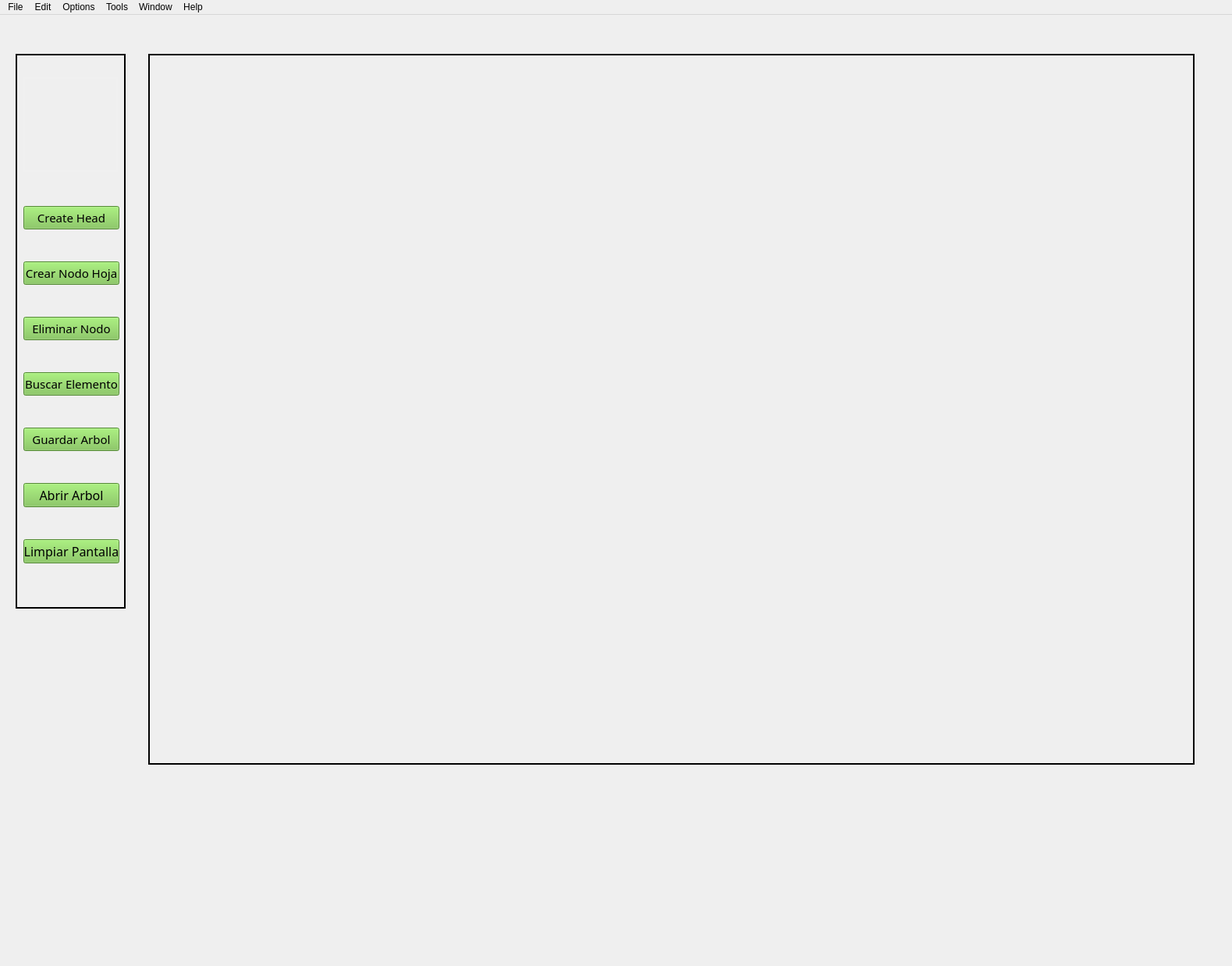
<?xml version="1.0" encoding="UTF-8"?>
<ui version="4.0">
 <class>MainWindow</class>
 <widget class="QMainWindow" name="MainWindow">
  <property name="geometry">
   <rect>
    <x>0</x>
    <y>0</y>
    <width>1579</width>
    <height>1238</height>
   </rect>
  </property>
  <property name="windowTitle">
   <string>BinaryTree</string>
  </property>
  <widget class="QWidget" name="centralwidget">
   <widget class="QWidget" name="verticalLayoutWidget_2">
    <property name="geometry">
     <rect>
      <x>180</x>
      <y>40</y>
      <width>1361</width>
      <height>931</height>
     </rect>
    </property>
    <layout class="QVBoxLayout" name="Visualizer"/>
   </widget>
   <widget class="QFrame" name="frame">
    <property name="geometry">
     <rect>
      <x>20</x>
      <y>50</y>
      <width>141</width>
      <height>711</height>
     </rect>
    </property>
    <property name="styleSheet">
     <string notr="true">QFrame{
 border: 2px solid black;
}</string>
    </property>
    <property name="frameShape">
     <enum>QFrame::StyledPanel</enum>
    </property>
    <property name="frameShadow">
     <enum>QFrame::Raised</enum>
    </property>
    <widget class="QWidget" name="verticalLayoutWidget">
     <property name="geometry">
      <rect>
       <x>10</x>
       <y>160</y>
       <width>123</width>
       <height>531</height>
      </rect>
     </property>
     <layout class="QVBoxLayout" name="Y">
      <item>
       <widget class="QPushButton" name="pushButton_3">
        <property name="font">
         <font>
          <family>Tw Cen MT Condensed Extra Bold</family>
          <pointsize>11</pointsize>
         </font>
        </property>
        <property name="styleSheet">
         <string notr="true">QPushButton {
	background-color: rgb(119, 193, 75);
}
</string>
        </property>
        <property name="text">
         <string>Create Head</string>
        </property>
       </widget>
      </item>
      <item>
       <widget class="QPushButton" name="pushButton_2">
        <property name="font">
         <font>
          <family>Tw Cen MT Condensed Extra Bold</family>
          <pointsize>11</pointsize>
         </font>
        </property>
        <property name="styleSheet">
         <string notr="true">QPushButton {
	background-color: rgb(119, 193, 75);
}
</string>
        </property>
        <property name="text">
         <string>Crear Nodo Hoja</string>
        </property>
       </widget>
      </item>
      <item>
       <widget class="QPushButton" name="pushButton_4">
        <property name="font">
         <font>
          <family>Tw Cen MT Condensed Extra Bold</family>
          <pointsize>11</pointsize>
         </font>
        </property>
        <property name="styleSheet">
         <string notr="true">QPushButton {
	background-color: rgb(119, 193, 75);
}
</string>
        </property>
        <property name="text">
         <string>Eliminar Nodo</string>
        </property>
       </widget>
      </item>
      <item>
       <widget class="QPushButton" name="pushButton">
        <property name="font">
         <font>
          <family>Tw Cen MT Condensed Extra Bold</family>
          <pointsize>11</pointsize>
         </font>
        </property>
        <property name="styleSheet">
         <string notr="true">QPushButton {
	background-color: rgb(119, 193, 75);
}
</string>
        </property>
        <property name="text">
         <string>Buscar Elemento</string>
        </property>
       </widget>
      </item>
      <item>
       <widget class="QPushButton" name="Guardar">
        <property name="font">
         <font>
          <family>Tw Cen MT Condensed Extra Bold</family>
          <pointsize>11</pointsize>
         </font>
        </property>
        <property name="styleSheet">
         <string notr="true">QPushButton {
	background-color: rgb(119, 193, 75);
}</string>
        </property>
        <property name="text">
         <string>Guardar Arbol</string>
        </property>
       </widget>
      </item>
      <item>
       <widget class="QPushButton" name="openButton">
        <property name="font">
         <font>
          <family>Tw Cen MT Condensed Extra Bold</family>
          <pointsize>12</pointsize>
         </font>
        </property>
        <property name="styleSheet">
         <string notr="true">QPushButton {
	background-color: rgb(119, 193, 75);
}</string>
        </property>
        <property name="text">
         <string>Abrir Arbol</string>
        </property>
       </widget>
      </item>
      <item>
       <widget class="QPushButton" name="limpiar">
        <property name="font">
         <font>
          <family>Tw Cen MT Condensed Extra Bold</family>
          <pointsize>12</pointsize>
         </font>
        </property>
        <property name="styleSheet">
         <string notr="true">QPushButton {
	background-color: rgb(119, 193, 75);
}</string>
        </property>
        <property name="text">
         <string>Limpiar Pantalla</string>
        </property>
       </widget>
      </item>
     </layout>
    </widget>
    <widget class="QLabel" name="label">
     <property name="geometry">
      <rect>
       <x>10</x>
       <y>30</y>
       <width>121</width>
       <height>121</height>
      </rect>
     </property>
     <property name="styleSheet">
      <string notr="true">image: url(:/otro - copia.png);
border-color: rgb(240, 240, 240);</string>
     </property>
     <property name="text">
      <string/>
     </property>
    </widget>
   </widget>
   <widget class="QFrame" name="frame_2">
    <property name="geometry">
     <rect>
      <x>190</x>
      <y>50</y>
      <width>1341</width>
      <height>911</height>
     </rect>
    </property>
    <property name="styleSheet">
     <string notr="true">QFrame{
 border: 2px solid black;
}</string>
    </property>
    <property name="frameShape">
     <enum>QFrame::StyledPanel</enum>
    </property>
    <property name="frameShadow">
     <enum>QFrame::Raised</enum>
    </property>
   </widget>
   <zorder>frame</zorder>
   <zorder>verticalLayoutWidget_2</zorder>
   <zorder>frame_2</zorder>
  </widget>
  <widget class="QMenuBar" name="menubar">
   <property name="geometry">
    <rect>
     <x>0</x>
     <y>0</y>
     <width>1579</width>
     <height>21</height>
    </rect>
   </property>
   <widget class="QMenu" name="menuFile">
    <property name="title">
     <string>File</string>
    </property>
    <addaction name="actionYEP"/>
    <addaction name="actionAbrir_Arbol"/>
   </widget>
   <widget class="QMenu" name="menuEdit">
    <property name="title">
     <string>Edit</string>
    </property>
   </widget>
   <widget class="QMenu" name="menuOptions">
    <property name="title">
     <string>Options</string>
    </property>
   </widget>
   <widget class="QMenu" name="menuTools">
    <property name="title">
     <string>Tools</string>
    </property>
    <addaction name="actionConvert_to_Binary_disorder"/>
    <addaction name="actionConvert_to_BST"/>
    <addaction name="actionConvert_to_AVL"/>
   </widget>
   <widget class="QMenu" name="menuWindow">
    <property name="title">
     <string>Window</string>
    </property>
    <addaction name="actionTwilight_Sparkle"/>
   </widget>
   <widget class="QMenu" name="menuHelp">
    <property name="title">
     <string>Help</string>
    </property>
   </widget>
   <addaction name="menuFile"/>
   <addaction name="menuEdit"/>
   <addaction name="menuOptions"/>
   <addaction name="menuTools"/>
   <addaction name="menuWindow"/>
   <addaction name="menuHelp"/>
  </widget>
  <action name="actionYEP">
   <property name="text">
    <string>Guardar Arbol</string>
   </property>
  </action>
  <action name="actionAbrir_Arbol">
   <property name="text">
    <string>Abrir Arbol</string>
   </property>
  </action>
  <action name="actionConvert_to_Binary_disorder">
   <property name="text">
    <string>Convert to Binary (disorder)</string>
   </property>
  </action>
  <action name="actionConvert_to_BST">
   <property name="text">
    <string>Convert to BST</string>
   </property>
  </action>
  <action name="actionConvert_to_AVL">
   <property name="text">
    <string>Convert to AVL</string>
   </property>
  </action>
  <action name="actionTwilight_Sparkle">
   <property name="checkable">
    <bool>true</bool>
   </property>
   <property name="checked">
    <bool>false</bool>
   </property>
   <property name="text">
    <string>Twilight Sparkle</string>
   </property>
  </action>
 </widget>
 <resources/>
 <connections/>
</ui>
